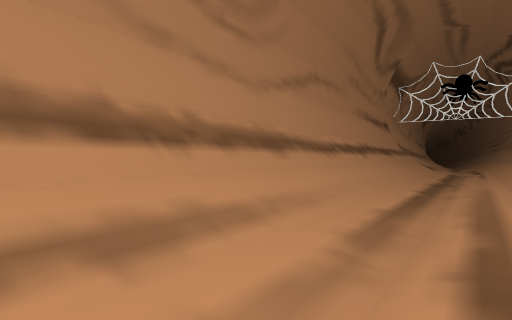
view 1 (above)

12 first-person views from a walk through a 3-D level made in the Unity game engine. The camera is 1.4 m above the floor, looks level and sees 70° across. The floor is counted in squares, 2 m on a side. Each view is taken from the middle of a square. On the plan, view 1 faces up. The plan holds only what a view shows up to about 11 squares ahead; the rest is blank. The place goes on beyond the plan. Some surface patterns are stand-ins.

view 2
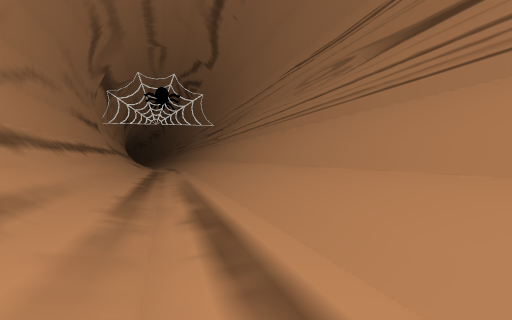

view 3
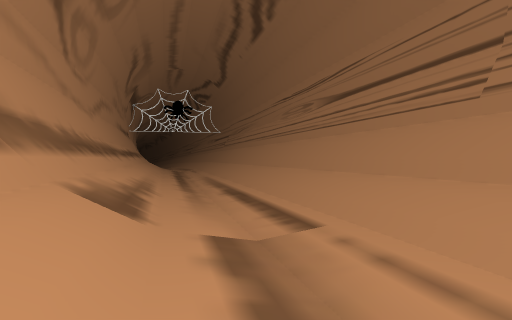

view 4
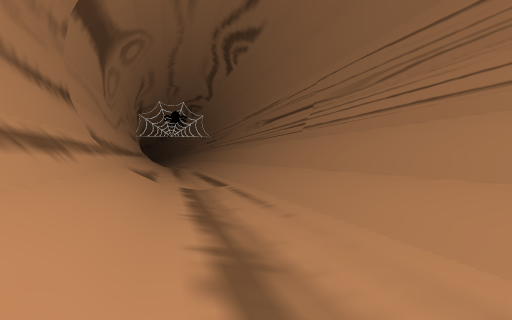

view 5
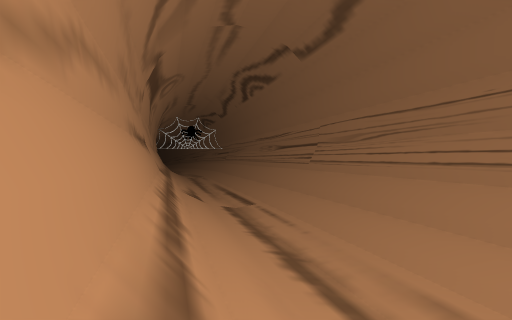

view 6
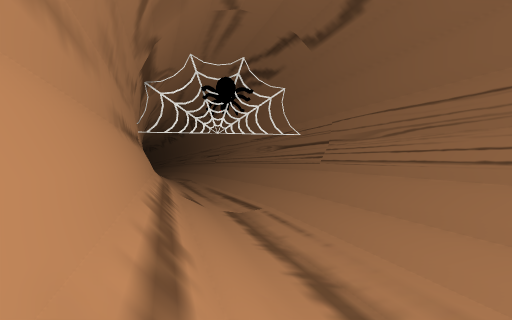

view 7
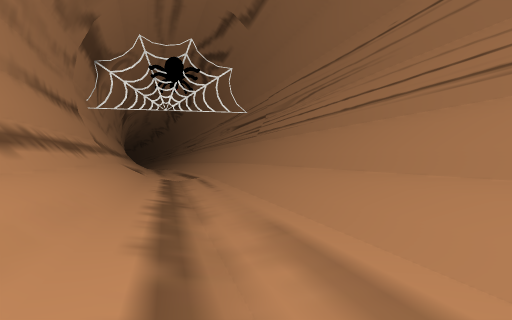

view 8
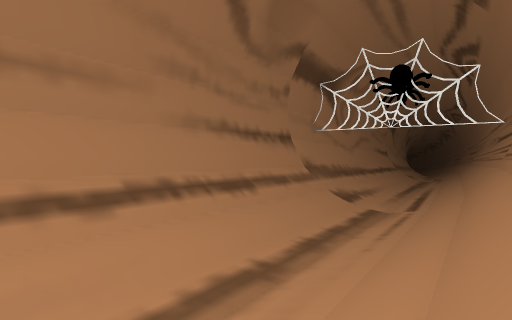

view 9
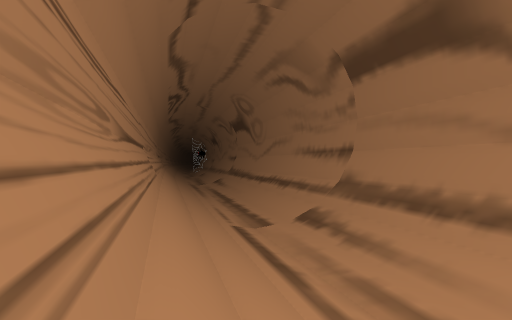

view 10
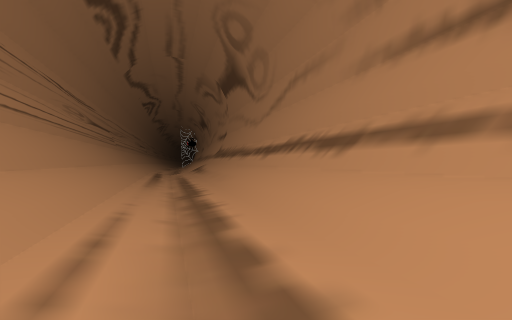

view 11
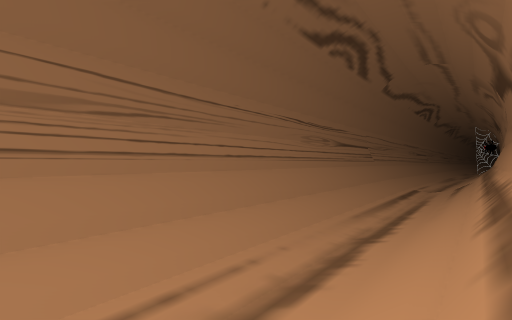

view 12
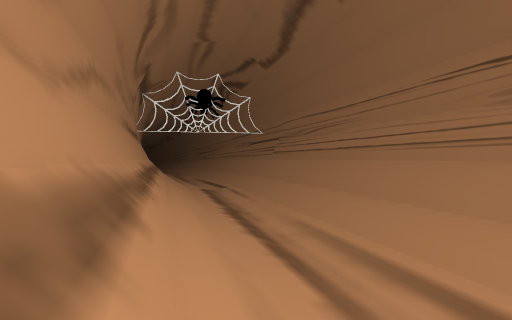

### Floor plan
Key: @ floor where view 1 was taken; # wall or solid block; . main floor; : floor 0.25 m higher than the main floor; - floor 0.25 m lower than the main floor; / step, stairs or slope.
Columns run from 10 left of view 1 to 12 right of it. Each row starts with its distance up from view 1.
 16                ##//.//#
 15               ##//..//#
 14               #//:.//##
 13              ##//.://#
 12              #//:.//##
 11             ##//.://#
 10            ##//..//##
  9            #//:.//##
  8           ##//..//#
  7           #//..//##
  6          ##//.://#
  5         ##//..//##
  4         #//..//##
  3        ##//..//#
  2        #//..//##
  1       ##//../##
  0      ##//.@//#
 -1      #//..//##
 -2     ##//..//#
 -3     #//..//##
 -4    ##//-//##
 -5   ##//..//#
 -6   #//.-//##
 -7  ##//-.//#
 -8  #//.-//##
 -9 ##//-//##
-10 #//-.//#
-11 //.-//##

Positions as (right, up) in squares from view 1, and headings:
1: (0, 0), facing up
2: (-1, -1), facing up-right
3: (-4, -4), facing up-right
4: (-7, -9), facing up-right
5: (-10, -11), facing up-right
6: (1, 7), facing up-right
7: (2, 5), facing up-right
8: (5, 5), facing up
9: (6, 6), facing down-left
10: (-1, -1), facing down-left
11: (-3, 0), facing down
12: (-1, 3), facing up-right
